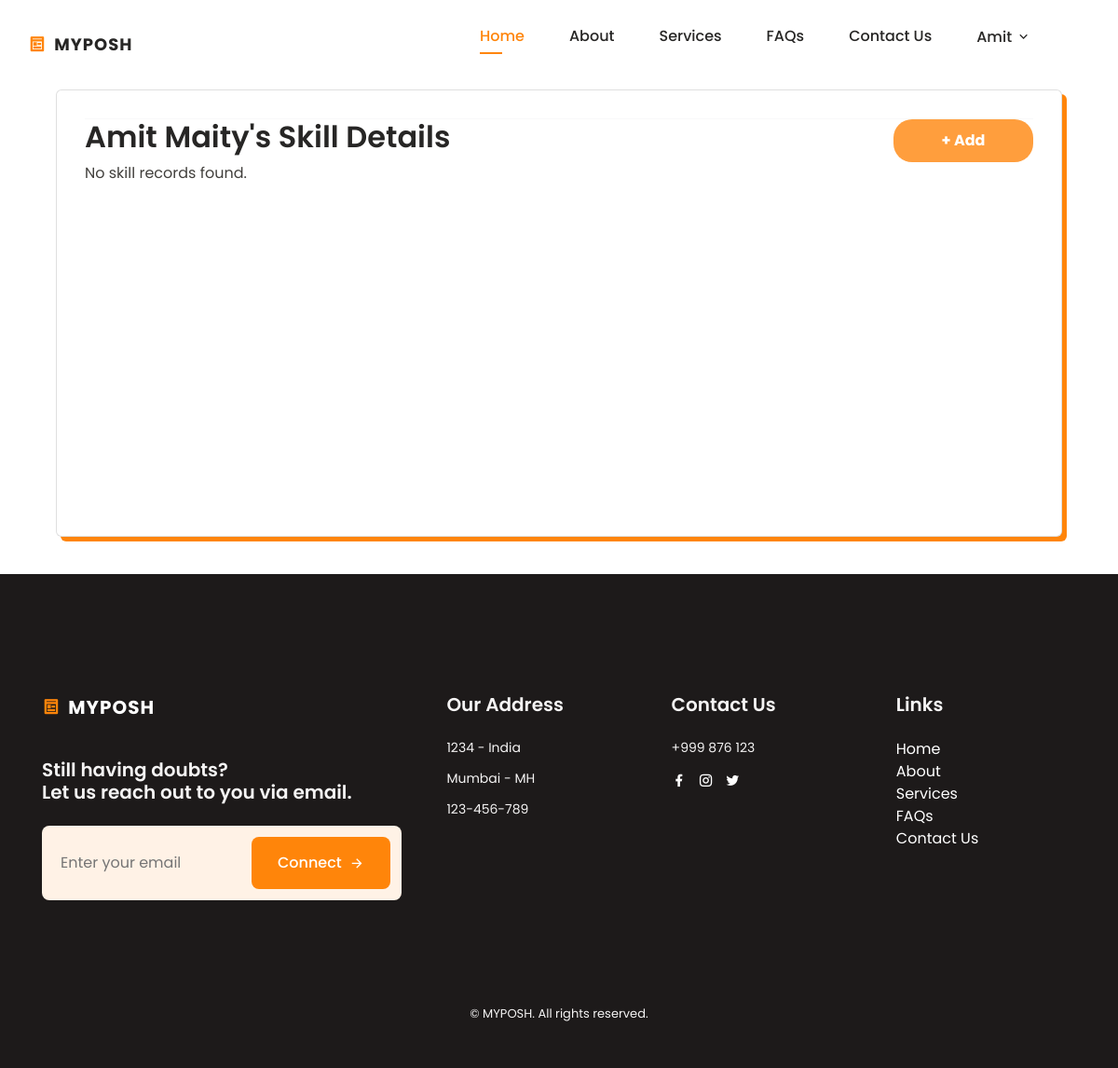
/profile/skill/create (signed in), run on an earlier commit of the app's database.
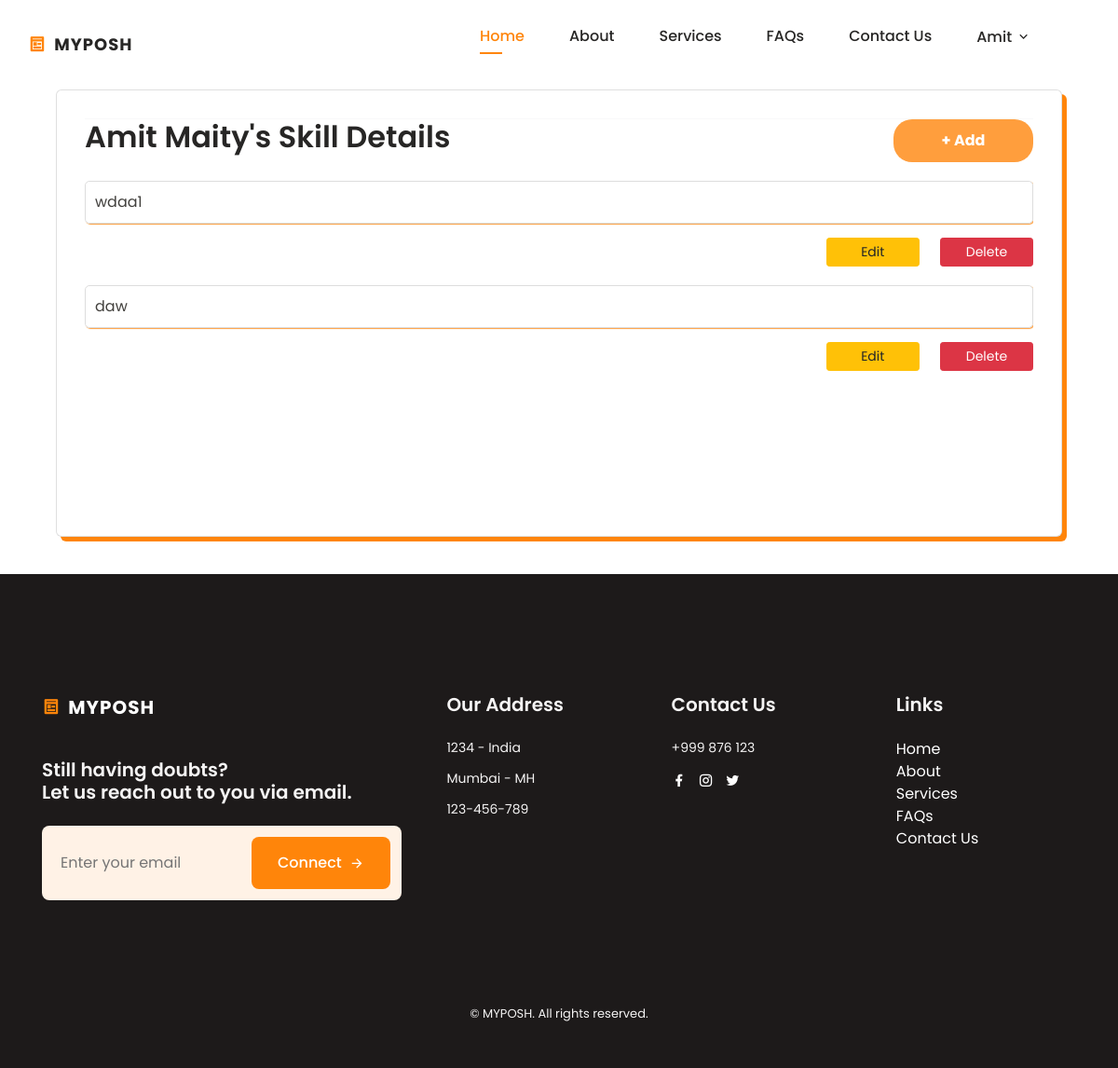
And on a later commit of the database.
### posh/models.py (models this page shows)
class Skill(models.Model):
    user = models.ForeignKey(settings.AUTH_USER_MODEL, on_delete=models.CASCADE, related_name='skill')
    skillsInput = models.CharField(max_length=100)

### posh/views.py (the view, shortened to what this page needs)
# urls.py: path('profile/skill/create', views.skill, name="skill"),
@login_required
def skill(request):
    user = request.user
    user = get_object_or_404(IndividualUser, username = request.user)
    skill_list = user.skill.all()  # Fetch all related education instances
    context = {
        'user': user,
        'skill_list': skill_list,
    }
    return render(request, 'skills.html', context)

### posh/templatetags/get_group.py (called while the page is built)
@register.filter(name='has_group')
def has_group(user, group_name):
    return user.groups.filter(name=group_name).exists()

### posh/templates/skills.html (shortened to what this page needs)
{% extends "base.html" %}
{% load static %}
{% block stylescss %}
<link rel="stylesheet" href="https://stackpath.bootstrapcdn.com/bootstrap/4.5.2/css/bootstrap.min.css">
<link href="https://cdn.jsdelivr.net/npm/bootstrap@4.5.0/dist/css/bootstrap.min.css" rel="stylesheet">
<link rel="stylesheet" href="{% static 'assets/css/list_item.css' %}">
<link rel="stylesheet" href="{% static 'assets/css/profile.css' %}">
<link rel="stylesheet" href="https://cdn.jsdelivr.net/npm/intl-tel-input@19.5.5/build/css/intlTelInput.css">
<link rel="stylesheet" href="https://cdnjs.cloudflare.com/ajax/libs/intl-tel-input/17.0.8/css/intlTelInput.css"/>
{% endblock %}
{% block content %}
<div class="container light-style flex-grow-1 container-p-y">
    <div class="card overflow-hidden" style="min-height: 30rem">
        <div class="row no-gutters row-bordered row-border-light">
            <div class="col-md-12">
                <div class="tab-content">
                    <div class="tab-pane fade active show" id="account-general">
                        <hr class="border-light m-0">
                        <div class="container-skill">
                            <div class="add_skills">
                                <h2>{{ user.fname }} {{ user.lname }}'s Skill Details</h2>
                                <button type='button' id="add-skill-btn" data-toggle="modal" data-target="#addSkillsModal">+ Add</button>
                            </div>
                            <div id="skill-section">
                                <ul id="skills-list">
                                    {% if skill_list %}
                                        <ul>
                                            {% for skill in skill_list %}
                                                <li>
                                                    {{ skill.skillsInput }}<br>
                                                </li>
                                                <div class="buttons">
                                                    <button class="btn btn-warning btn-sm mr-2 edit-button" data-toggle="modal" data-target="#editskillsModal" data-pk="{{ skill.id }}">Edit</button>
                                                    <a href="{% url 'delete_skill' skill.id %}">
                                                        <button class="btn btn-danger btn-sm delete-button" >Delete</button>
                                                    </a>
                                                </div>
                                            {% endfor %}
                                        </ul>
                                    {% else %}
                                        <p>No skill records found.</p>
                                    {% endif %}
                                </ul>
                            </div>
                            </div>
                            </div>
                        </div>
                    </div>
                </div>
            </div>
        </div>
{% endblock %}

What changed in the data, as far as the page shows it:
added Skill: skillsInput "wdaa1"
added Skill: skillsInput "daw"
Also different on the page:
text no longer shown: "No skill records found."
